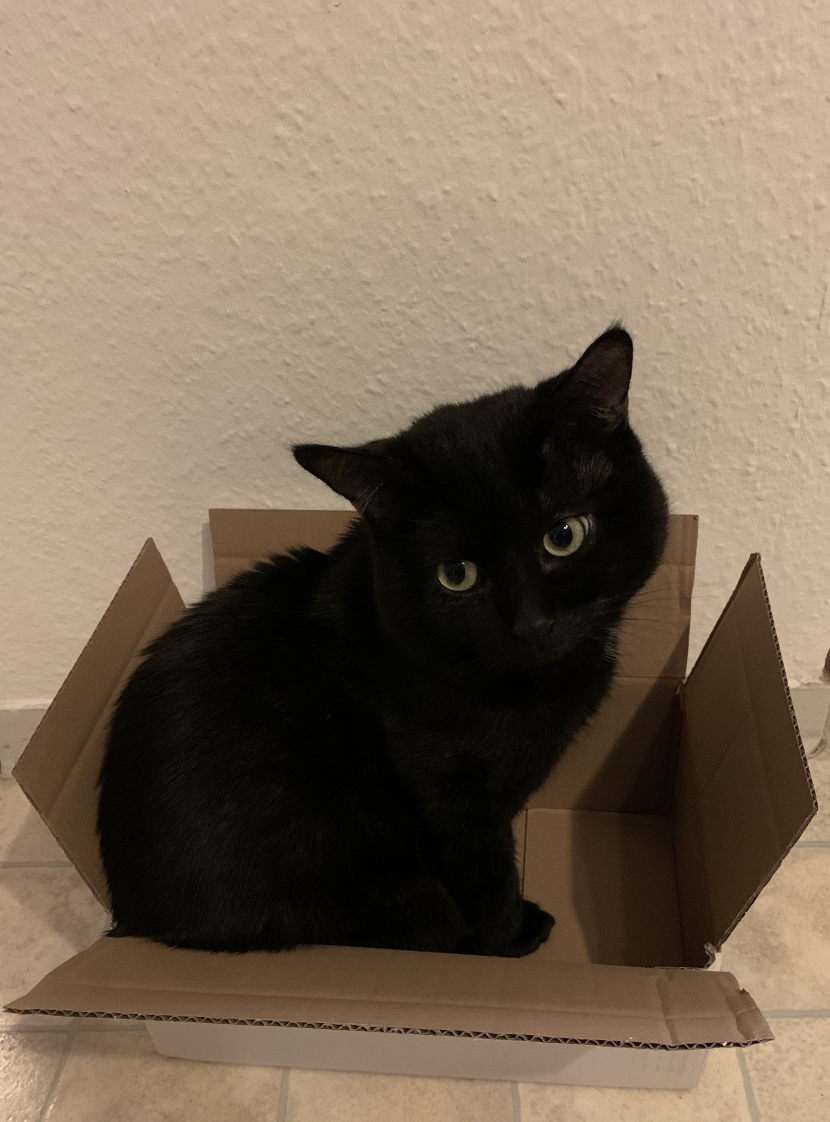
%> input picture _site/assets/images/fibo_box.jpg, 2490 x 3365 px, given in place of fibo_couch.png, which was not available (shown at 1/3 size)
$ octave denoise_fibo.m   (GNU Octave 9; MATLAB toolbox functions it lacks are replaced by stand-ins)
%> lines starting %> are read from the running program, lines starting %| are printed output that depends on the picture; pictures that were not available may be replaced by others from this repository, and a replacement may not be noted
clear
close all
addpath(genpath('~/NextcloudFAUMADS/codes/BregmanIterations'));

%% read image
% I_rgb = imread('~/Documents/lokuger.github.io/assets/images/fibo_box.jpg');
I_rgb = imread('~/Documents/lokuger.github.io/assets/images/fibo_couch.png');
I_r = double(squeeze(I_rgb(:,:,1))); I_g = double(squeeze(I_rgb(:,:,2))); I_b = double(squeeze(I_rgb(:,:,3)));
%> after `I_r = double(squeeze(I_rgb(:,:,1)))`:
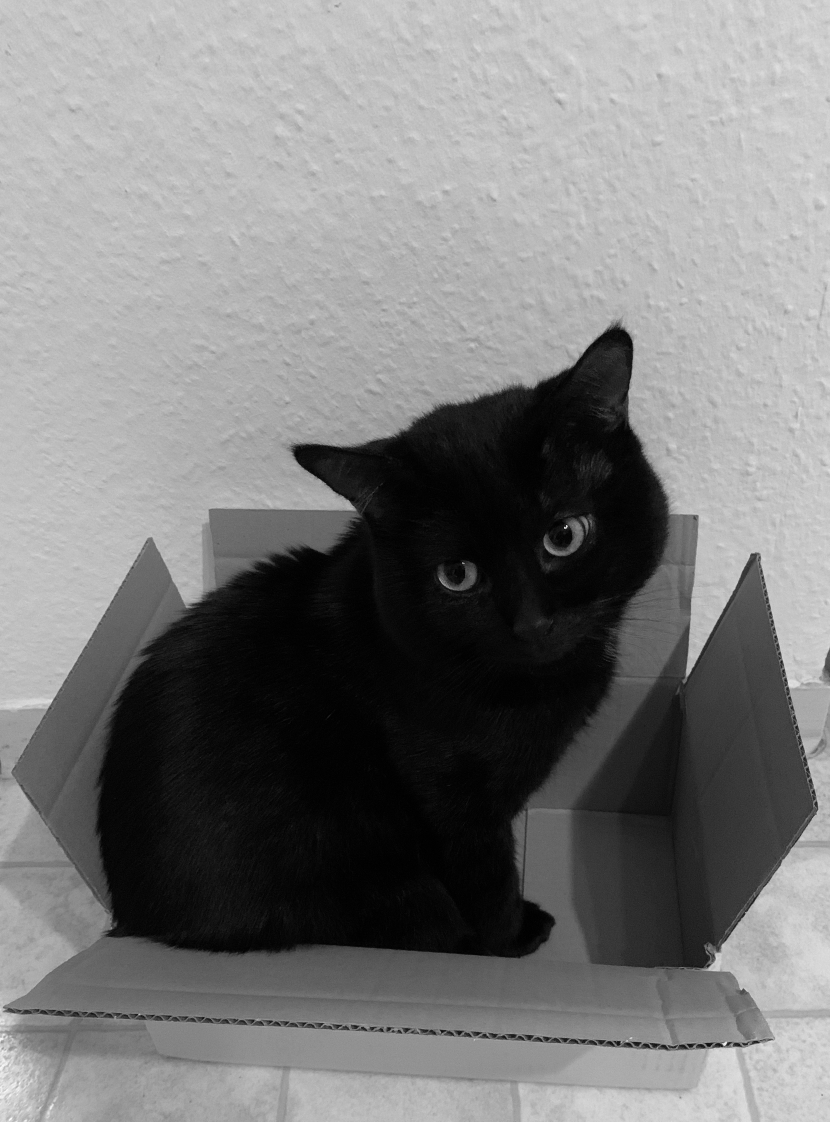
%> I_r: size 3365x2490 double (shown at 1/3 size); min 0, max 255, mean 123.7
%> after `I_g = double(squeeze(I_rgb(:,:,2)))`:
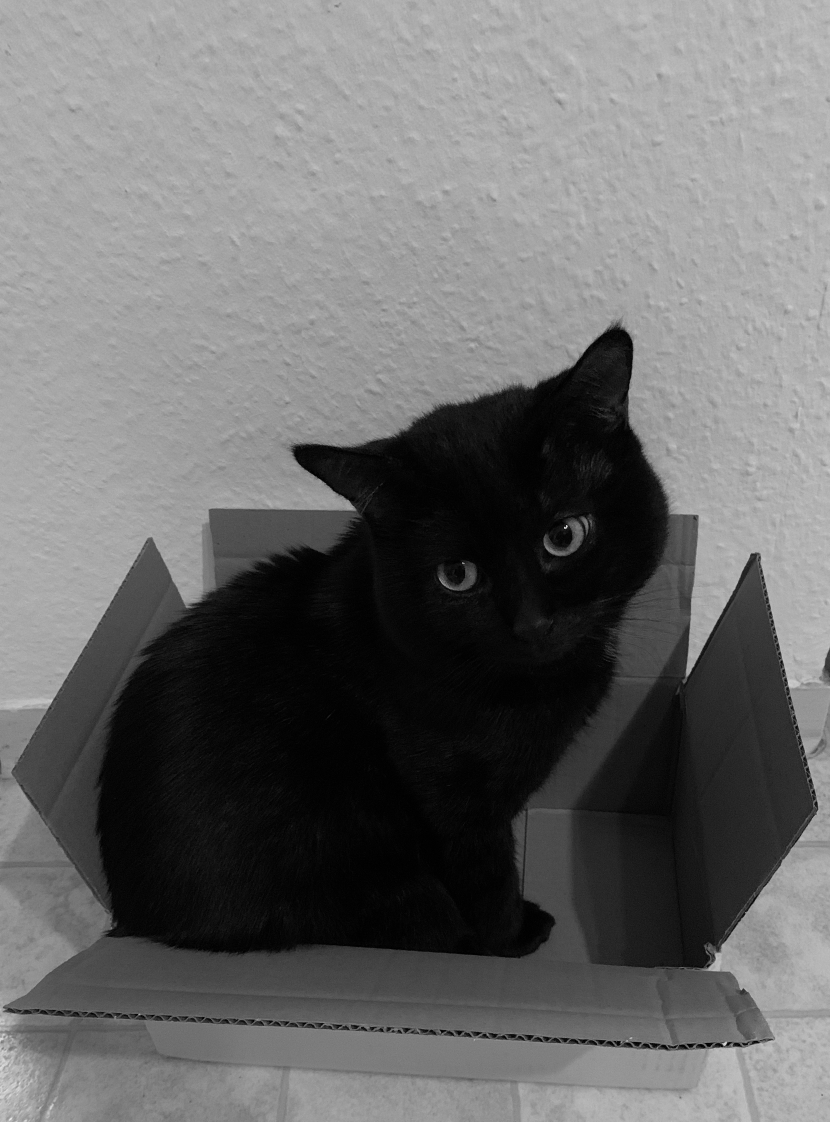
%> I_g: size 3365x2490 double (shown at 1/3 size); min 0, max 254, mean 106.8
%> after `I_b = double(squeeze(I_rgb(:,:,3)))`:
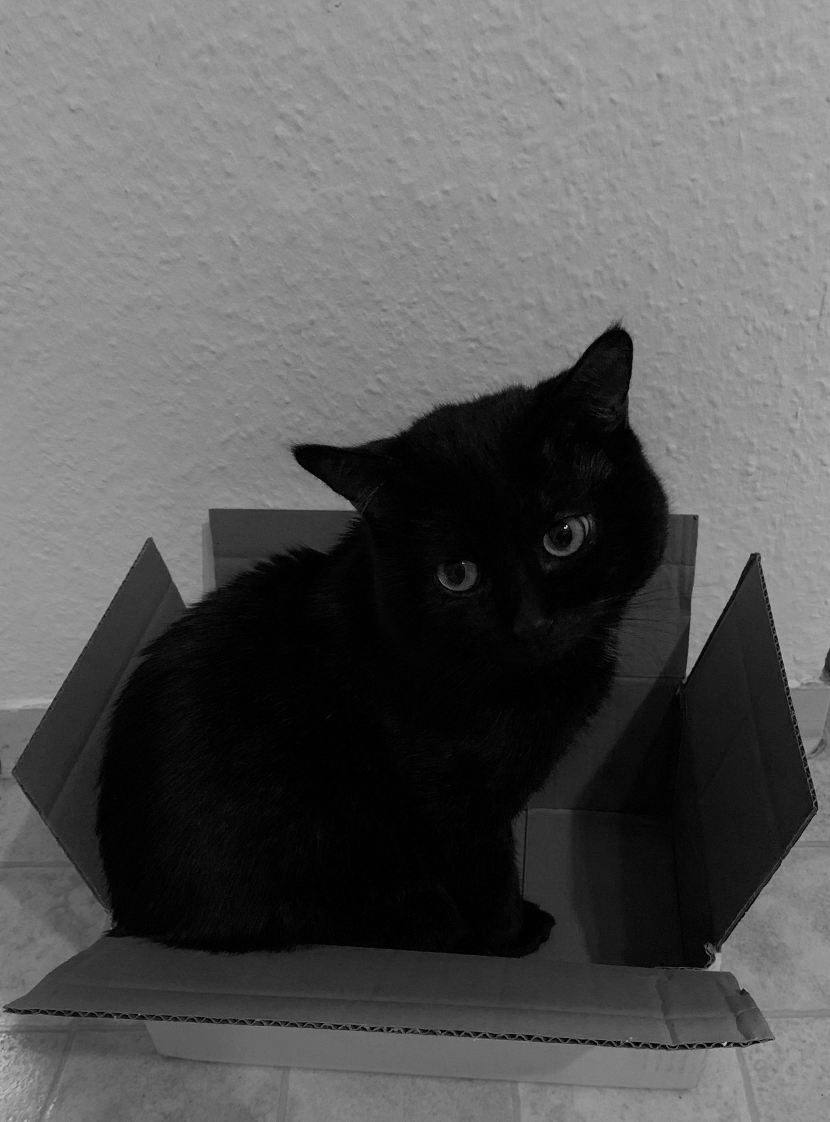
%> I_b: size 3365x2490 double (shown at 1/3 size); min 0, max 248, mean 88.7
scale = 0.2;
I_r = imresize(I_r,scale,'bicubic'); I_g = imresize(I_g,scale,'bicubic'); I_b = imresize(I_b,scale,'bicubic');
%> after `I_r = imresize(I_r,scale,'bicubic')`:
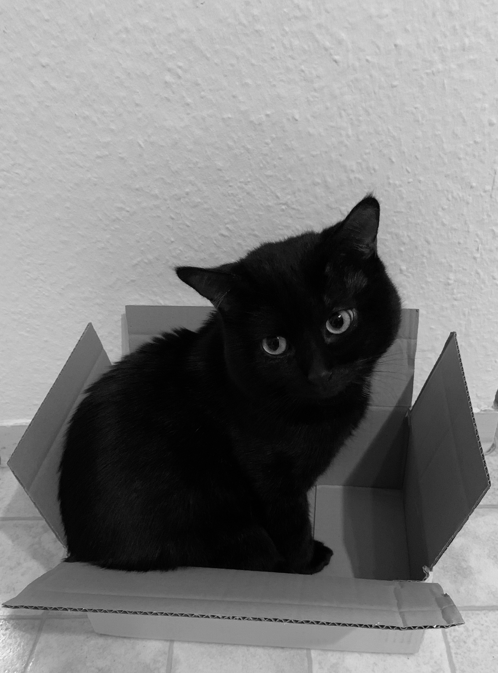
%> I_r: size 673x498 double; min 0.943, max 247.2, mean 123.7
%> after `I_b = imresize(I_b,scale,'bicubic')`:
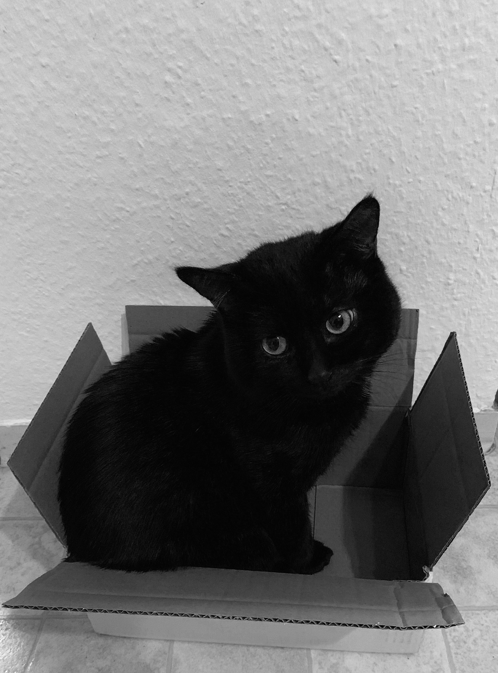
%> I_b: size 673x498 double; min -2.83, max 193.1, mean 88.7; drawn with min black and max white

%% run Bregman Gaussian denoising algorithm
mu = 0.005;
delta = [5000, 4000, 3000, 2500, 2100, 1700, 1400, 1200, 1000, 850, 750, 650];
showIts = true;

%> (the run ends here)
